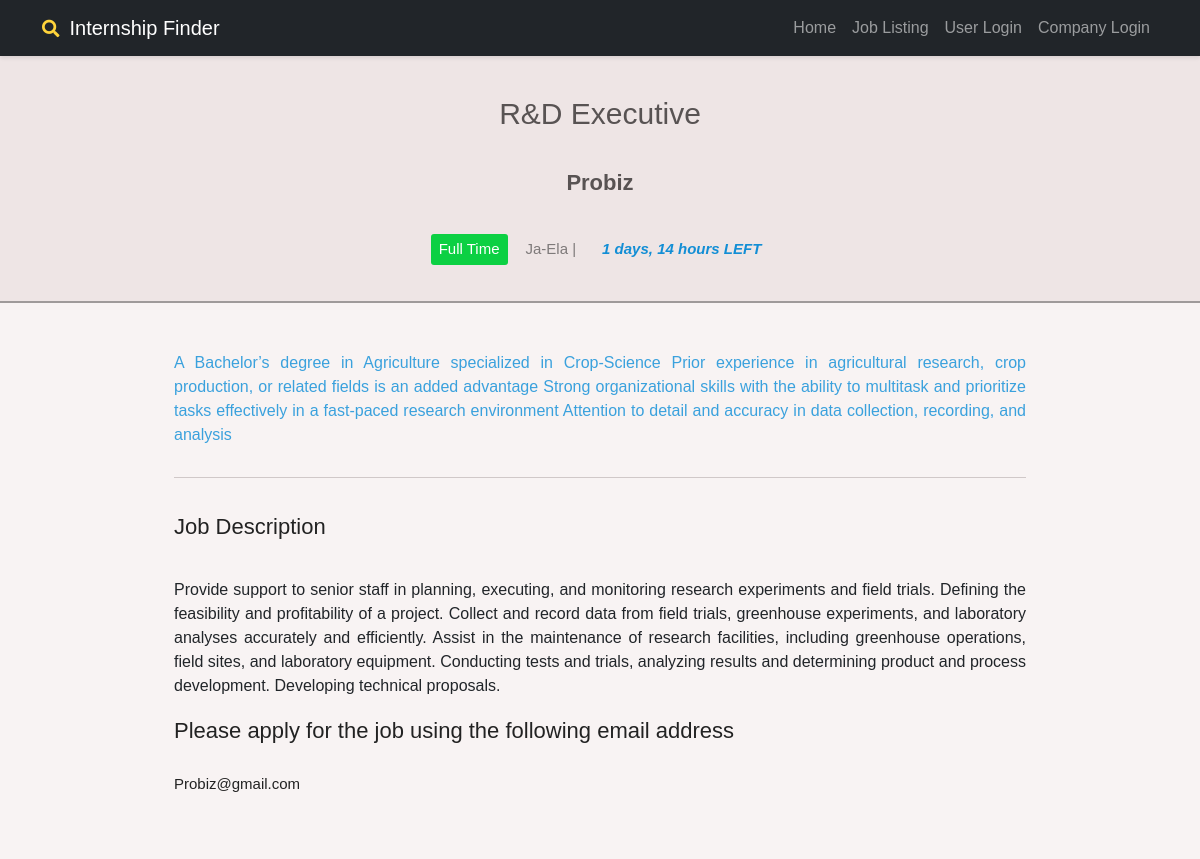
/internship-finder/job_details/1/, run on the app's committed database.
### finder/models.py (models this page shows, shortened)
class Job(models.Model):
    id = models.AutoField(primary_key=True)
    company = models.ForeignKey(Company, on_delete=models.CASCADE)
    title = models.CharField(max_length=255)
    description = models.TextField()
    email = models.EmailField()
    time_date = models.DateTimeField()
    skill = models.CharField(max_length=255)
    job_type = models.CharField(max_length=30)
    location = models.CharField(max_length=100)
    category = models.CharField(max_length=50)

class Company(models.Model):
    id = models.AutoField(primary_key=True)
    user = models.OneToOneField(User, on_delete=models.CASCADE)
    company_name = models.CharField(max_length=30)
    company_address = models.TextField()
    company_bio = models.TextField(blank=True, null=True)
    website = models.URLField()
    contact_number = models.CharField(max_length=10)
    email = models.EmailField()
    type = models.CharField(max_length=15, default='company')

### finder/views.py (the view, shortened to what this page needs)
# urls.py: path('job_details/<int:job_id>/', views.job_details, name='job_details'),
def job_details(request, job_id):
    job = Job.objects.get(id=job_id)
    return render(request, "job_details.html", {'job': job}, )

### finder/templates/job_details.html (shortened to what this page needs)
{% extends 'basic.html' %}
{% block body %}
   <div class="top-header">
        <h2>{{ job.title }}</h2>
       <h4 data-bs-toggle="modal" data-bs-target="#companyModal">{{ job.company.company_name }}</h4>
        <div class="topic-details">
            <p class="work">{% if job.job_type == 'full_time' %}
        Full Time
    {% elif job.job_type == 'part_time' %}
        Part Time
    {% else %}
        {{ job.job_type }}
    {% endif %}</p>
            <p class="location">{{ job.location }} |</p>
            <p class="date"><i class='bx bx-calendar' id="remaining-time"></i></p>
        </div>
    </div>
    <div class="include">
        <div class="left-side">
            <p class="epxp_info">{{ job.skill }}</p>
            <h3 class="job-title">Job Description</h3>
            <div class="personal-profile" id="job-description">
                {{ job.description }}
            </div>
            <h1>Please apply for the job using the following email address</h1>
            <p class="location-info">{{ job.email }}</p>
        </div>
    </div>
{% endblock %}

### data on the page
Job: title "R&D Executive", company.company_name "Probiz", location "Ja-Ela", skill "A Bachelor’s degree in Agriculture specialized in Crop-Science Prior experience in agricultural research, crop production, or related fields is an added advantage Strong organizational skills with the ability to multitask and prioritize tasks effectively in a fast-paced research environment Attention to detail and accuracy in data collection, recording, and analysis", description "Provide support to senior staff in planning, executing, and monitoring research experiments and field trials. Defining the feasibility and profitability of a project. Collect and record data from field trials, greenhouse experiments, and laboratory analyses accurately and efficiently. Assist in the maintenance of research facilities, including greenhouse operations, field sites, and laboratory equipment. Conducting tests and trials, analyzing results and determining product and process development. Developing technical proposals.", email "Probiz@gmail.com"
